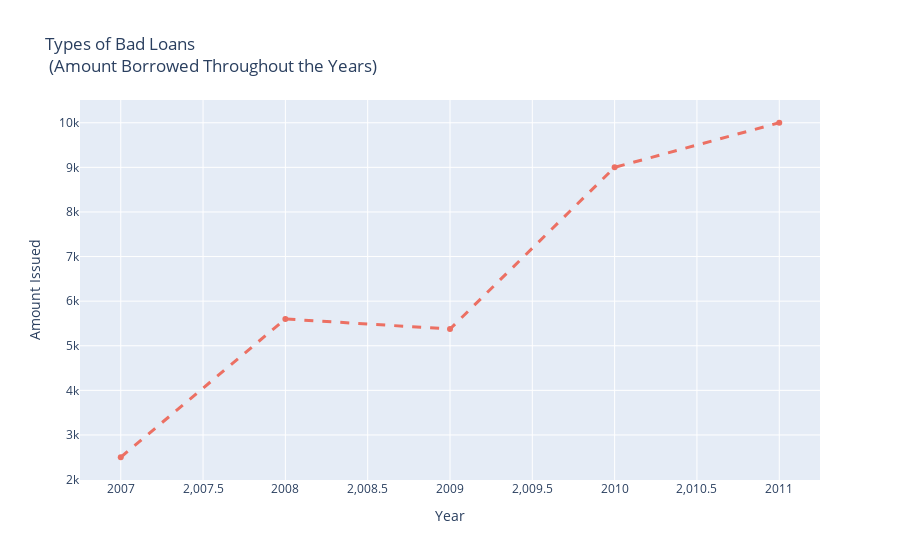

Source (notebook cell):
### Code cell
title = 'Bad Loans: Loan Statuses'

labels = bad_loan # All the elements that comprise a bad loan.

len(labels)
colors = ['rgba(236, 112, 99, 1)', 'rgba(235, 152, 78, 1)', 'rgba(52, 73, 94, 1)', 'rgba(128, 139, 150, 1)',
         'rgba(255, 87, 51, 1)', 'rgba(255, 195, 0, 1)']

mode_size = [8,8,8,8,8,8]

line_size = [2,2,2,2,2,2]

x_data = [
    sorted(df['year'].unique().tolist()),
    sorted(df['year'].unique().tolist()),
    sorted(df['year'].unique().tolist()),
    sorted(df['year'].unique().tolist()), 
    sorted(df['year'].unique().tolist()),
    sorted(df['year'].unique().tolist()),
]

# type of loans
charged_off = df['loan_amount'].loc[df['loan_status'] == 'Charged Off'].values.tolist()
defaults = df['loan_amount'].loc[df['loan_status'] == 'Default'].values.tolist()
not_credit_policy = df['loan_amount'].loc[df['loan_status'] == 'Does not meet the credit policy. Status:Charged Off'].values.tolist()
grace_period = df['loan_amount'].loc[df['loan_status'] == 'In Grace Period'].values.tolist()
short_late = df['loan_amount'].loc[df['loan_status'] == 'Late (16-30 days)'].values.tolist()
long_late = df['loan_amount'].loc[df['loan_status'] == 'Late (31-120 days)'].values.tolist()

y_data = [
    charged_off,
    defaults,
    not_credit_policy,
    grace_period,
    short_late,
    long_late,
]

p_charged_off = go.Scatter(
    x = x_data[0],
    y = y_data[0],
    name = 'A. Charged Off',
    line = dict(
        color = colors[0],
        width = 3,
        dash='dash')
)

p_defaults = go.Scatter(
    x = x_data[1],
    y = y_data[1],
    name = 'A. Defaults',
    line = dict(
        color = colors[1],
        width = 3,
        dash='dash')
)

p_credit_policy = go.Scatter(
    x = x_data[2],
    y = y_data[2],
    name = 'Not Meet C.P',
    line = dict(
        color = colors[2],
        width = 3,
        dash='dash')
)

p_graced = go.Scatter(
    x = x_data[3],
    y = y_data[3],
    name = 'A. Graced Period',
    line = dict(
        color = colors[3],
        width = 3,
        dash='dash')
)

p_short_late = go.Scatter(
    x = x_data[4],
    y = y_data[4],
    name = 'Late (16-30 days)',
    line = dict(
        color = colors[4],
        width = 3,
        dash='dash')
)

p_long_late = go.Scatter(
    x = x_data[5],
    y = y_data[5],
    name = 'Late (31-120 days)',
    line = dict(
        color = colors[5],
        width = 3,
        dash='dash')
)




data=[p_charged_off, p_defaults, p_credit_policy, p_graced, p_short_late, p_long_late]

layout = dict(title = 'Types of Bad Loans <br> (Amount Borrowed Throughout the Years)',
              xaxis = dict(title = 'Year'),
              yaxis = dict(title = 'Amount Issued'),
              )

fig = dict(data=data, layout=layout)

iplot(fig, filename='line-mode')

### Figure 1 — Plotly figure (JSON) as saved in the notebook; plotly's stock layout.template omitted (floating-point values rounded to 4 significant figures; data arrays with more than 128 entries replaced by an {"elided": "..."} marker saying what was removed)
{"data": [{"line": {"color": "rgba(236, 112, 99, 1)", "dash": "dash", "width": 3}, "name": "A. Charged Off", "type": "scatter", "x": [2007, 2008, 2009, 2010, 2011], "y": {"elided": "5627 int values"}}, {"line": {"color": "rgba(235, 152, 78, 1)", "dash": "dash", "width": 3}, "name": "A. Defaults", "type": "scatter", "x": [2007, 2008, 2009, 2010, 2011], "y": []}, {"line": {"color": "rgba(52, 73, 94, 1)", "dash": "dash", "width": 3}, "name": "Not Meet C.P", "type": "scatter", "x": [2007, 2008, 2009, 2010, 2011], "y": []}, {"line": {"color": "rgba(128, 139, 150, 1)", "dash": "dash", "width": 3}, "name": "A. Graced Period", "type": "scatter", "x": [2007, 2008, 2009, 2010, 2011], "y": []}, {"line": {"color": "rgba(255, 87, 51, 1)", "dash": "dash", "width": 3}, "name": "Late (16-30 days)", "type": "scatter", "x": [2007, 2008, 2009, 2010, 2011], "y": []}, {"line": {"color": "rgba(255, 195, 0, 1)", "dash": "dash", "width": 3}, "name": "Late (31-120 days)", "type": "scatter", "x": [2007, 2008, 2009, 2010, 2011], "y": []}], "layout": {"title": {"text": "Types of Bad Loans <br> (Amount Borrowed Throughout the Years)"}, "xaxis": {"title": {"text": "Year"}}, "yaxis": {"title": {"text": "Amount Issued"}}}}
